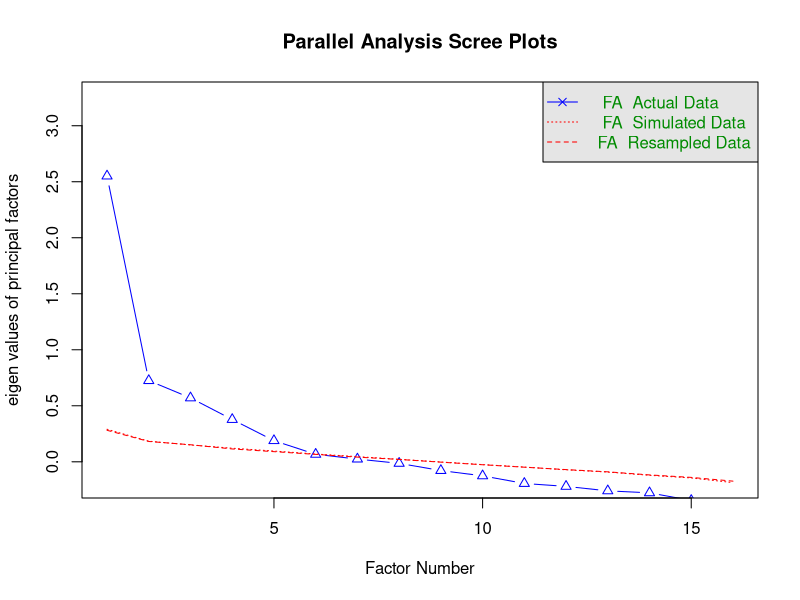
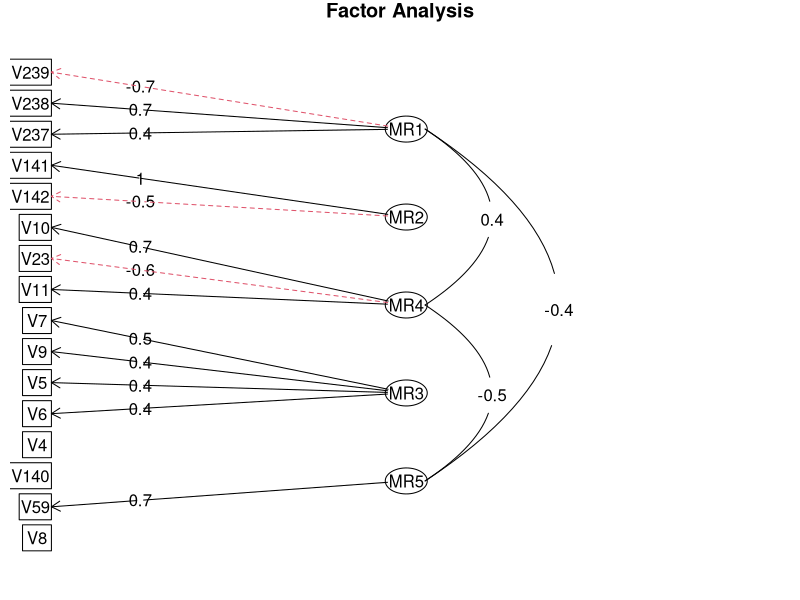
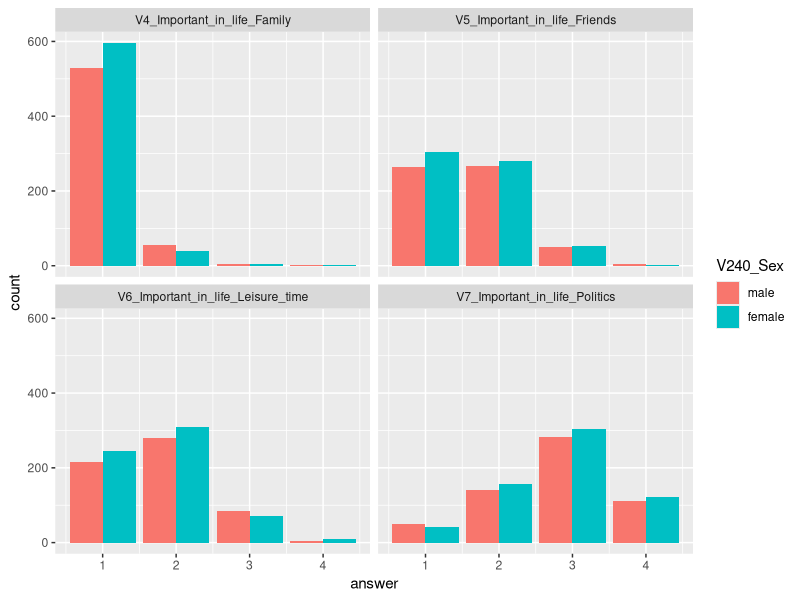

R code for these plots, in order:
## ---- chunk 1
knitr::opts_chunk$set(echo = TRUE)
library("readxl")
library(tidyverse)
library(GPArotation)
library(psych)
## ---- chunk 2
tw_text<- read_excel("data/F00007687_WV6_Data_Taiwan_2012_Excel_v20180912_text.xlsx")
## ---- chunk 3
tw_num<- read_excel("data/F00007625_WV6_Data_Taiwan_2012_Excel_v20180912_num.xlsx")
## ---- chunk 4
tw_select <- select (tw_num,5:12,24,62,161:163,306:308,309)
## ---- chunk 5
# column name
tw_select_col <- colnames(tw_select)
tw_select_col_copy <- tw_select_col
# split comlumn name 
tw_select_col_code <- str_split_fixed(tw_select_col_copy , ": ", 2)[,1]

# replace column name make it easy to use in filter function
tw_select_col <- str_replace_all(tw_select_col,": ","_")
tw_select_col <- str_replace_all(tw_select_col," ","_")
colnames(tw_select) <- tw_select_col_code

# summary(tw_select)
# Delect wrong data--- response as -1 or -2
tw_select_clean <- tw_select %>%  filter_all(all_vars(.>0))
# summary tw_select_clean to see if still have invalid data
# summary(tw_select_clean)
## ---- chunk 6
# select data for factor analysis
tw_select_fa <- select(tw_select_clean,1:16)

##Correlation matrix
twMatrix <- cor(tw_select_fa)

## Barlett's test 
# cortest.bartlett(tw_select_fa)
# For these data, Bartlett’s test is highly signicant,therefore factor analysis is appropriate.

det(twMatrix)
# This value is greater than the necessary value of 0.00001. As such, our
# determinant does not seem problematic.

# Parallel Analysis
parallel <- fa.parallel(tw_select_fa,fm='minres',fa='fa')


threefactor <- fa(tw_select_fa,nfactors = 3,rotate = "oblimin",fm="minres")
#print(threefactor)

fourfactor <- fa(tw_select_fa,nfactors = 4,rotate =
                     "oblimin",fm="minres")
#print(fourfactor)
#print(fourfactor$loadings,cutoff = 0.3)


fivefactor <- fa(tw_select_fa,nfactors = 5,rotate =
                     "oblimin",fm="minres")
#print(fivefactor)
#print(fivefactor$loadings,cutoff = 0.3)

# The root mean square of residuals (RMSR) is 0.04. This is acceptable as this value should be closer to 0.
# Next we should check RMSEA (root mean square error of approximation) index. Its value, 0.043 shows
# good model fit as it’s below 0.05. Finally, the Tucker-Lewis Index (TLI) is 0.91 – an acceptable value
# considering it’s over 0.9. 


fa.diagram(fivefactor)

#alpha(x=tw_select_fa,check.keys=TRUE)

## ---- chunk 7
tw_select_all <- select(tw_num,5:12,24,62,161:163,306:308,309)

colnames(tw_select_all) <- tw_select_col

# tw_select_all

# colnames(tw_select_all)

##Plot 1 different gender response to V4-V9-significant of Important_in_life

tw_select_all$V240_Sex <- factor(tw_select_all$V240_Sex,levels = c(1,2),labels = c("male","female")) 

testdf <- tw_select_all%>%select(1:4,V240_Sex)%>%
    pivot_longer(cols = 1:4,names_to = "Question",values_to = "answer") %>%
    filter(answer>=0)

ggplot(testdf)+
    aes(x = answer,fill = V240_Sex)+
    geom_bar(position = "dodge")+facet_wrap(as.factor(testdf$Question),ncol = 2)
